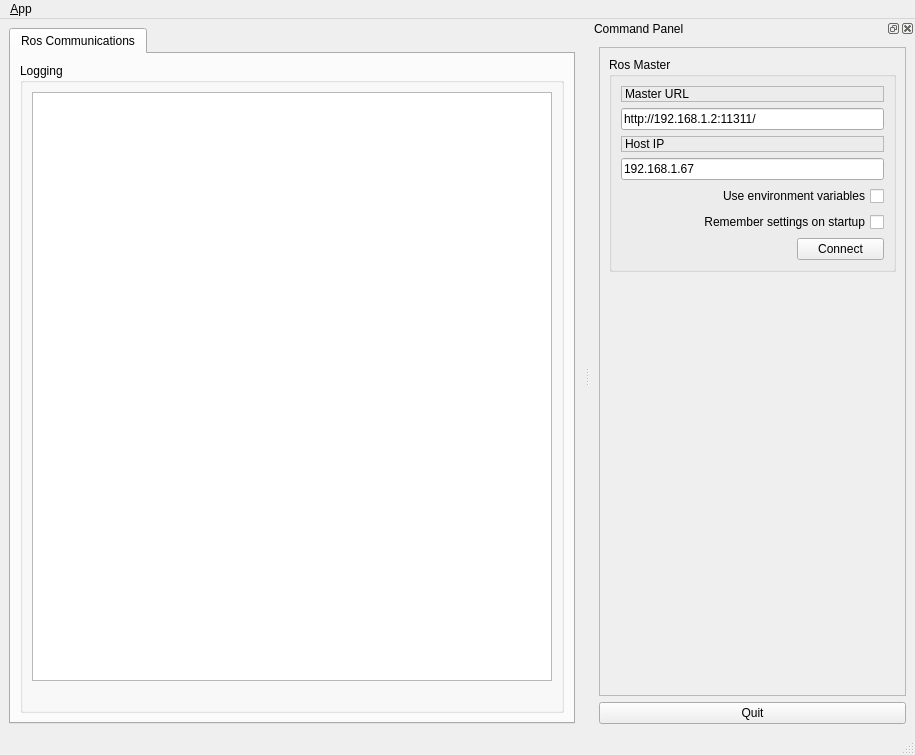
<?xml version="1.0" encoding="UTF-8"?>
<ui version="4.0">
 <class>MainWindowDesign</class>
 <widget class="QMainWindow" name="MainWindowDesign">
  <property name="geometry">
   <rect>
    <x>0</x>
    <y>0</y>
    <width>915</width>
    <height>755</height>
   </rect>
  </property>
  <property name="windowTitle">
   <string>QTutorials</string>
  </property>
  <property name="locale">
   <locale language="English" country="Australia"/>
  </property>
  <widget class="QWidget" name="centralwidget">
   <layout class="QHBoxLayout">
    <item>
     <widget class="QTabWidget" name="tab_manager">
      <property name="minimumSize">
       <size>
        <width>100</width>
        <height>0</height>
       </size>
      </property>
      <property name="locale">
       <locale language="English" country="Australia"/>
      </property>
      <property name="currentIndex">
       <number>0</number>
      </property>
      <widget class="QWidget" name="tab_status">
       <attribute name="title">
        <string>Ros Communications</string>
       </attribute>
       <layout class="QVBoxLayout" name="verticalLayout_2">
        <item>
         <widget class="QGroupBox" name="groupBox_12">
          <property name="sizePolicy">
           <sizepolicy hsizetype="MinimumExpanding" vsizetype="Preferred">
            <horstretch>0</horstretch>
            <verstretch>0</verstretch>
           </sizepolicy>
          </property>
          <property name="title">
           <string>Logging</string>
          </property>
          <layout class="QGridLayout" name="gridLayout_3">
           <item row="0" column="0">
            <widget class="QListView" name="view_logging">
             <property name="maximumSize">
              <size>
               <width>720</width>
               <height>640</height>
              </size>
             </property>
            </widget>
           </item>
           <item row="1" column="0">
            <widget class="QLabel" name="lbimage">
             <property name="text">
              <string/>
             </property>
            </widget>
           </item>
          </layout>
         </widget>
        </item>
       </layout>
      </widget>
     </widget>
    </item>
   </layout>
  </widget>
  <widget class="QMenuBar" name="menubar">
   <property name="geometry">
    <rect>
     <x>0</x>
     <y>0</y>
     <width>915</width>
     <height>25</height>
    </rect>
   </property>
   <widget class="QMenu" name="menu_File">
    <property name="title">
     <string>&amp;App</string>
    </property>
    <addaction name="action_Preferences"/>
    <addaction name="separator"/>
    <addaction name="actionAbout"/>
    <addaction name="actionAbout_Qt"/>
    <addaction name="separator"/>
    <addaction name="action_Quit"/>
   </widget>
   <addaction name="menu_File"/>
  </widget>
  <widget class="QStatusBar" name="statusbar"/>
  <widget class="QDockWidget" name="dock_status">
   <property name="sizePolicy">
    <sizepolicy hsizetype="Minimum" vsizetype="Preferred">
     <horstretch>0</horstretch>
     <verstretch>0</verstretch>
    </sizepolicy>
   </property>
   <property name="minimumSize">
    <size>
     <width>325</width>
     <height>368</height>
    </size>
   </property>
   <property name="allowedAreas">
    <set>Qt::RightDockWidgetArea</set>
   </property>
   <property name="windowTitle">
    <string>Command Panel</string>
   </property>
   <attribute name="dockWidgetArea">
    <number>2</number>
   </attribute>
   <widget class="QWidget" name="dockWidgetContents_2">
    <layout class="QVBoxLayout" name="verticalLayout">
     <item>
      <widget class="QFrame" name="frame">
       <property name="sizePolicy">
        <sizepolicy hsizetype="Minimum" vsizetype="Preferred">
         <horstretch>0</horstretch>
         <verstretch>0</verstretch>
        </sizepolicy>
       </property>
       <property name="frameShape">
        <enum>QFrame::StyledPanel</enum>
       </property>
       <property name="frameShadow">
        <enum>QFrame::Raised</enum>
       </property>
       <layout class="QVBoxLayout" name="verticalLayout_3">
        <item>
         <widget class="QGroupBox" name="groupBox">
          <property name="title">
           <string>Ros Master</string>
          </property>
          <layout class="QGridLayout" name="gridLayout">
           <item row="0" column="0" colspan="2">
            <widget class="QLabel" name="label">
             <property name="frameShape">
              <enum>QFrame::StyledPanel</enum>
             </property>
             <property name="frameShadow">
              <enum>QFrame::Raised</enum>
             </property>
             <property name="text">
              <string>Master URL</string>
             </property>
            </widget>
           </item>
           <item row="1" column="0" colspan="2">
            <widget class="QLineEdit" name="line_edit_master">
             <property name="text">
              <string>http://192.168.1.2:11311/</string>
             </property>
            </widget>
           </item>
           <item row="2" column="0" colspan="2">
            <widget class="QLabel" name="label_2">
             <property name="frameShape">
              <enum>QFrame::StyledPanel</enum>
             </property>
             <property name="frameShadow">
              <enum>QFrame::Raised</enum>
             </property>
             <property name="text">
              <string>Host IP</string>
             </property>
            </widget>
           </item>
           <item row="3" column="0" colspan="2">
            <widget class="QLineEdit" name="line_edit_host">
             <property name="text">
              <string>192.168.1.67</string>
             </property>
            </widget>
           </item>
           <item row="4" column="0" colspan="2">
            <widget class="QCheckBox" name="checkbox_use_environment">
             <property name="layoutDirection">
              <enum>Qt::RightToLeft</enum>
             </property>
             <property name="text">
              <string>Use environment variables</string>
             </property>
            </widget>
           </item>
           <item row="5" column="0" colspan="2">
            <widget class="QCheckBox" name="checkbox_remember_settings">
             <property name="layoutDirection">
              <enum>Qt::RightToLeft</enum>
             </property>
             <property name="text">
              <string>Remember settings on startup</string>
             </property>
            </widget>
           </item>
           <item row="6" column="0">
            <spacer name="horizontalSpacer">
             <property name="orientation">
              <enum>Qt::Horizontal</enum>
             </property>
             <property name="sizeHint" stdset="0">
              <size>
               <width>170</width>
               <height>21</height>
              </size>
             </property>
            </spacer>
           </item>
           <item row="6" column="1">
            <widget class="QPushButton" name="button_connect">
             <property name="enabled">
              <bool>true</bool>
             </property>
             <property name="sizePolicy">
              <sizepolicy hsizetype="MinimumExpanding" vsizetype="Fixed">
               <horstretch>0</horstretch>
               <verstretch>0</verstretch>
              </sizepolicy>
             </property>
             <property name="toolTip">
              <string>Set the target to the current joint trajectory state.</string>
             </property>
             <property name="statusTip">
              <string>Clear all waypoints and set the target to the current joint trajectory state.</string>
             </property>
             <property name="text">
              <string>Connect</string>
             </property>
            </widget>
           </item>
          </layout>
         </widget>
        </item>
        <item>
         <spacer name="verticalSpacer_3">
          <property name="orientation">
           <enum>Qt::Vertical</enum>
          </property>
          <property name="sizeHint" stdset="0">
           <size>
            <width>20</width>
            <height>233</height>
           </size>
          </property>
         </spacer>
        </item>
       </layout>
      </widget>
     </item>
     <item>
      <widget class="QPushButton" name="quit_button">
       <property name="sizePolicy">
        <sizepolicy hsizetype="MinimumExpanding" vsizetype="Fixed">
         <horstretch>0</horstretch>
         <verstretch>0</verstretch>
        </sizepolicy>
       </property>
       <property name="text">
        <string>Quit</string>
       </property>
      </widget>
     </item>
    </layout>
   </widget>
  </widget>
  <action name="action_Quit">
   <property name="text">
    <string>&amp;Quit</string>
   </property>
   <property name="shortcut">
    <string>Ctrl+Q</string>
   </property>
   <property name="shortcutContext">
    <enum>Qt::ApplicationShortcut</enum>
   </property>
  </action>
  <action name="action_Preferences">
   <property name="text">
    <string>&amp;Preferences</string>
   </property>
  </action>
  <action name="actionAbout">
   <property name="text">
    <string>&amp;About</string>
   </property>
  </action>
  <action name="actionAbout_Qt">
   <property name="text">
    <string>About &amp;Qt</string>
   </property>
  </action>
 </widget>
 <resources>
  <include location="../resources/images.qrc"/>
 </resources>
 <connections>
  <connection>
   <sender>action_Quit</sender>
   <signal>triggered()</signal>
   <receiver>MainWindowDesign</receiver>
   <slot>close()</slot>
   <hints>
    <hint type="sourcelabel">
     <x>-1</x>
     <y>-1</y>
    </hint>
    <hint type="destinationlabel">
     <x>399</x>
     <y>299</y>
    </hint>
   </hints>
  </connection>
  <connection>
   <sender>quit_button</sender>
   <signal>clicked()</signal>
   <receiver>MainWindowDesign</receiver>
   <slot>close()</slot>
   <hints>
    <hint type="sourcelabel">
     <x>859</x>
     <y>552</y>
    </hint>
    <hint type="destinationlabel">
     <x>469</x>
     <y>299</y>
    </hint>
   </hints>
  </connection>
 </connections>
</ui>
